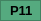
    <widget class="QFrame" name="frame_32">
     <property name="geometry">
      <rect>
       <x>10</x>
       <y>50</y>
       <width>41</width>
       <height>21</height>
      </rect>
     </property>
     <property name="palette">
      <palette>
       <active>
        <colorrole role="WindowText">
         <brush brushstyle="SolidPattern">
          <color alpha="255">
           <red>0</red>
           <green>0</green>
           <blue>0</blue>
          </color>
         </brush>
        </colorrole>
        <colorrole role="Button">
         <brush brushstyle="SolidPattern">
          <color alpha="255">
           <red>230</red>
           <green>0</green>
           <blue>0</blue>
          </color>
         </brush>
        </colorrole>
        <colorrole role="Light">
         <brush brushstyle="SolidPattern">
          <color alpha="255">
           <red>255</red>
           <green>90</green>
           <blue>90</blue>
          </color>
         </brush>
        </colorrole>
        <colorrole role="Midlight">
         <brush brushstyle="SolidPattern">
          <color alpha="255">
           <red>242</red>
           <green>45</green>
           <blue>45</blue>
          </color>
         </brush>
        </colorrole>
        <colorrole role="Dark">
         <brush brushstyle="SolidPattern">
          <color alpha="255">
           <red>115</red>
           <green>0</green>
           <blue>0</blue>
          </color>
         </brush>
        </colorrole>
        <colorrole role="Mid">
         <brush brushstyle="SolidPattern">
          <color alpha="255">
           <red>153</red>
           <green>0</green>
           <blue>0</blue>
          </color>
         </brush>
        </colorrole>
        <colorrole role="Text">
         <brush brushstyle="SolidPattern">
          <color alpha="255">
           <red>0</red>
           <green>0</green>
           <blue>0</blue>
          </color>
         </brush>
        </colorrole>
        <colorrole role="BrightText">
         <brush brushstyle="SolidPattern">
          <color alpha="255">
           <red>255</red>
           <green>255</green>
           <blue>255</blue>
          </color>
         </brush>
        </colorrole>
        <colorrole role="ButtonText">
         <brush brushstyle="SolidPattern">
          <color alpha="255">
           <red>0</red>
           <green>0</green>
           <blue>0</blue>
          </color>
         </brush>
        </colorrole>
        <colorrole role="Base">
         <brush brushstyle="SolidPattern">
          <color alpha="255">
           <red>255</red>
           <green>255</green>
           <blue>255</blue>
          </color>
         </brush>
        </colorrole>
        <colorrole role="Window">
         <brush brushstyle="SolidPattern">
          <color alpha="255">
           <red>230</red>
           <green>0</green>
           <blue>0</blue>
          </color>
         </brush>
        </colorrole>
        <colorrole role="Shadow">
         <brush brushstyle="SolidPattern">
          <color alpha="255">
           <red>0</red>
           <green>0</green>
           <blue>0</blue>
          </color>
         </brush>
        </colorrole>
        <colorrole role="AlternateBase">
         <brush brushstyle="SolidPattern">
          <color alpha="255">
           <red>242</red>
           <green>127</green>
           <blue>127</blue>
          </color>
         </brush>
        </colorrole>
        <colorrole role="ToolTipBase">
         <brush brushstyle="SolidPattern">
          <color alpha="255">
           <red>255</red>
           <green>255</green>
           <blue>220</blue>
          </color>
         </brush>
        </colorrole>
        <colorrole role="ToolTipText">
         <brush brushstyle="SolidPattern">
          <color alpha="255">
           <red>0</red>
           <green>0</green>
           <blue>0</blue>
          </color>
         </brush>
        </colorrole>
        <colorrole role="PlaceholderText">
         <brush brushstyle="SolidPattern">
          <color alpha="128">
           <red>0</red>
           <green>0</green>
           <blue>0</blue>
          </color>
         </brush>
        </colorrole>
       </active>
       <inactive>
        <colorrole role="WindowText">
         <brush brushstyle="SolidPattern">
          <color alpha="255">
           <red>0</red>
           <green>0</green>
           <blue>0</blue>
          </color>
         </brush>
        </colorrole>
        <colorrole role="Button">
         <brush brushstyle="SolidPattern">
          <color alpha="255">
           <red>230</red>
           <green>0</green>
           <blue>0</blue>
          </color>
         </brush>
        </colorrole>
        <colorrole role="Light">
         <brush brushstyle="SolidPattern">
          <color alpha="255">
           <red>255</red>
           <green>90</green>
           <blue>90</blue>
          </color>
         </brush>
        </colorrole>
        <colorrole role="Midlight">
         <brush brushstyle="SolidPattern">
          <color alpha="255">
           <red>242</red>
           <green>45</green>
           <blue>45</blue>
          </color>
         </brush>
        </colorrole>
        <colorrole role="Dark">
         <brush brushstyle="SolidPattern">
          <color alpha="255">
           <red>115</red>
           <green>0</green>
           <blue>0</blue>
          </color>
         </brush>
        </colorrole>
        <colorrole role="Mid">
         <brush brushstyle="SolidPattern">
          <color alpha="255">
           <red>153</red>
           <green>0</green>
           <blue>0</blue>
          </color>
         </brush>
        </colorrole>
        <colorrole role="Text">
         <brush brushstyle="SolidPattern">
          <color alpha="255">
           <red>0</red>
           <green>0</green>
           <blue>0</blue>
          </color>
         </brush>
        </colorrole>
        <colorrole role="BrightText">
         <brush brushstyle="SolidPattern">
          <color alpha="255">
           <red>255</red>
           <green>255</green>
           <blue>255</blue>
          </color>
         </brush>
        </colorrole>
        <colorrole role="ButtonText">
         <brush brushstyle="SolidPattern">
          <color alpha="255">
           <red>0</red>
           <green>0</green>
           <blue>0</blue>
          </color>
         </brush>
        </colorrole>
        <colorrole role="Base">
         <brush brushstyle="SolidPattern">
          <color alpha="255">
           <red>255</red>
           <green>255</green>
           <blue>255</blue>
          </color>
         </brush>
        </colorrole>
        <colorrole role="Window">
         <brush brushstyle="SolidPattern">
          <color alpha="255">
           <red>230</red>
           <green>0</green>
           <blue>0</blue>
          </color>
         </brush>
        </colorrole>
        <colorrole role="Shadow">
         <brush brushstyle="SolidPattern">
          <color alpha="255">
           <red>0</red>
           <green>0</green>
           <blue>0</blue>
          </color>
         </brush>
        </colorrole>
        <colorrole role="AlternateBase">
         <brush brushstyle="SolidPattern">
          <color alpha="255">
           <red>242</red>
           <green>127</green>
           <blue>127</blue>
          </color>
         </brush>
        </colorrole>
        <colorrole role="ToolTipBase">
         <brush brushstyle="SolidPattern">
          <color alpha="255">
           <red>255</red>
           <green>255</green>
           <blue>220</blue>
          </color>
         </brush>
        </colorrole>
        <colorrole role="ToolTipText">
         <brush brushstyle="SolidPattern">
          <color alpha="255">
           <red>0</red>
           <green>0</green>
           <blue>0</blue>
          </color>
         </brush>
        </colorrole>
        <colorrole role="PlaceholderText">
         <brush brushstyle="SolidPattern">
          <color alpha="128">
           <red>0</red>
           <green>0</green>
           <blue>0</blue>
          </color>
         </brush>
        </colorrole>
       </inactive>
       <disabled>
        <colorrole role="WindowText">
         <brush brushstyle="SolidPattern">
          <color alpha="255">
           <red>115</red>
           <green>0</green>
           <blue>0</blue>
          </color>
         </brush>
        </colorrole>
        <colorrole role="Button">
         <brush brushstyle="SolidPattern">
          <color alpha="255">
           <red>230</red>
           <green>0</green>
           <blue>0</blue>
          </color>
         </brush>
        </colorrole>
        <colorrole role="Light">
         <brush brushstyle="SolidPattern">
          <color alpha="255">
           <red>255</red>
           <green>90</green>
           <blue>90</blue>
          </color>
         </brush>
        </colorrole>
        <colorrole role="Midlight">
         <brush brushstyle="SolidPattern">
          <color alpha="255">
           <red>242</red>
           <green>45</green>
           <blue>45</blue>
          </color>
         </brush>
        </colorrole>
        <colorrole role="Dark">
         <brush brushstyle="SolidPattern">
          <color alpha="255">
           <red>115</red>
           <green>0</green>
           <blue>0</blue>
          </color>
         </brush>
        </colorrole>
        <colorrole role="Mid">
         <brush brushstyle="SolidPattern">
          <color alpha="255">
           <red>153</red>
           <green>0</green>
           <blue>0</blue>
          </color>
         </brush>
        </colorrole>
        <colorrole role="Text">
         <brush brushstyle="SolidPattern">
          <color alpha="255">
           <red>115</red>
           <green>0</green>
           <blue>0</blue>
          </color>
         </brush>
        </colorrole>
        <colorrole role="BrightText">
         <brush brushstyle="SolidPattern">
          <color alpha="255">
           <red>255</red>
           <green>255</green>
           <blue>255</blue>
          </color>
         </brush>
        </colorrole>
        <colorrole role="ButtonText">
         <brush brushstyle="SolidPattern">
          <color alpha="255">
           <red>115</red>
           <green>0</green>
           <blue>0</blue>
          </color>
         </brush>
        </colorrole>
        <colorrole role="Base">
         <brush brushstyle="SolidPattern">
          <color alpha="255">
           <red>230</red>
           <green>0</green>
           <blue>0</blue>
          </color>
         </brush>
        </colorrole>
        <colorrole role="Window">
         <brush brushstyle="SolidPattern">
          <color alpha="255">
           <red>230</red>
           <green>0</green>
           <blue>0</blue>
          </color>
         </brush>
        </colorrole>
        <colorrole role="Shadow">
         <brush brushstyle="SolidPattern">
          <color alpha="255">
           <red>0</red>
           <green>0</green>
           <blue>0</blue>
          </color>
         </brush>
        </colorrole>
        <colorrole role="AlternateBase">
         <brush brushstyle="SolidPattern">
          <color alpha="255">
           <red>230</red>
           <green>0</green>
           <blue>0</blue>
          </color>
         </brush>
        </colorrole>
        <colorrole role="ToolTipBase">
         <brush brushstyle="SolidPattern">
          <color alpha="255">
           <red>255</red>
           <green>255</green>
           <blue>220</blue>
          </color>
         </brush>
        </colorrole>
        <colorrole role="ToolTipText">
         <brush brushstyle="SolidPattern">
          <color alpha="255">
           <red>0</red>
           <green>0</green>
           <blue>0</blue>
          </color>
         </brush>
        </colorrole>
        <colorrole role="PlaceholderText">
         <brush brushstyle="SolidPattern">
          <color alpha="128">
           <red>0</red>
           <green>0</green>
           <blue>0</blue>
          </color>
         </brush>
        </colorrole>
       </disabled>
      </palette>
     </property>
     <property name="autoFillBackground">
      <bool>true</bool>
     </property>
     <property name="frameShape">
      <enum>QFrame::StyledPanel</enum>
     </property>
     <property name="frameShadow">
      <enum>QFrame::Raised</enum>
     </property>
     <widget class="QLabel" name="label_27">
      <property name="geometry">
       <rect>
        <x>10</x>
        <y>2</y>
        <width>51</width>
        <height>16</height>
       </rect>
      </property>
      <property name="font">
       <font>
        <pointsize>10</pointsize>
        <weight>75</weight>
        <bold>true</bold>
       </font>
      </property>
      <property name="text">
       <string>P11</string>
      </property>
     </widget>
     <widget class="QFrame" name="frame_19">
      <property name="geometry">
       <rect>
        <x>0</x>
        <y>0</y>
        <width>41</width>
        <height>21</height>
       </rect>
      </property>
      <property name="palette">
       <palette>
        <active>
         <colorrole role="WindowText">
          <brush brushstyle="SolidPattern">
           <color alpha="255">
            <red>0</red>
            <green>0</green>
            <blue>0</blue>
           </color>
          </brush>
         </colorrole>
         <colorrole role="Button">
          <brush brushstyle="SolidPattern">
           <color alpha="255">
            <red>85</red>
            <green>170</green>
            <blue>127</blue>
           </color>
          </brush>
         </colorrole>
         <colorrole role="Light">
          <brush brushstyle="SolidPattern">
           <color alpha="255">
            <red>127</red>
            <green>255</green>
            <blue>191</blue>
           </color>
          </brush>
         </colorrole>
         <colorrole role="Midlight">
          <brush brushstyle="SolidPattern">
           <color alpha="255">
            <red>106</red>
            <green>212</green>
            <blue>159</blue>
           </color>
          </brush>
         </colorrole>
         <colorrole role="Dark">
          <brush brushstyle="SolidPattern">
           <color alpha="255">
            <red>42</red>
            <green>85</green>
            <blue>63</blue>
           </color>
          </brush>
         </colorrole>
         <colorrole role="Mid">
          <brush brushstyle="SolidPattern">
           <color alpha="255">
            <red>56</red>
            <green>113</green>
            <blue>84</blue>
           </color>
          </brush>
         </colorrole>
         <colorrole role="Text">
          <brush brushstyle="SolidPattern">
           <color alpha="255">
            <red>0</red>
            <green>0</green>
            <blue>0</blue>
           </color>
          </brush>
         </colorrole>
         <colorrole role="BrightText">
          <brush brushstyle="SolidPattern">
           <color alpha="255">
            <red>255</red>
            <green>255</green>
            <blue>255</blue>
           </color>
          </brush>
         </colorrole>
         <colorrole role="ButtonText">
          <brush brushstyle="SolidPattern">
           <color alpha="255">
            <red>0</red>
            <green>0</green>
            <blue>0</blue>
           </color>
          </brush>
         </colorrole>
         <colorrole role="Base">
          <brush brushstyle="SolidPattern">
           <color alpha="255">
            <red>255</red>
            <green>255</green>
            <blue>255</blue>
           </color>
          </brush>
         </colorrole>
         <colorrole role="Window">
          <brush brushstyle="SolidPattern">
           <color alpha="255">
            <red>85</red>
            <green>170</green>
            <blue>127</blue>
           </color>
          </brush>
         </colorrole>
         <colorrole role="Shadow">
          <brush brushstyle="SolidPattern">
           <color alpha="255">
            <red>0</red>
            <green>0</green>
            <blue>0</blue>
           </color>
          </brush>
         </colorrole>
         <colorrole role="AlternateBase">
          <brush brushstyle="SolidPattern">
           <color alpha="255">
            <red>170</red>
            <green>212</green>
            <blue>191</blue>
           </color>
          </brush>
         </colorrole>
         <colorrole role="ToolTipBase">
          <brush brushstyle="SolidPattern">
           <color alpha="255">
            <red>255</red>
            <green>255</green>
            <blue>220</blue>
           </color>
          </brush>
         </colorrole>
         <colorrole role="ToolTipText">
          <brush brushstyle="SolidPattern">
           <color alpha="255">
            <red>0</red>
            <green>0</green>
            <blue>0</blue>
           </color>
          </brush>
         </colorrole>
         <colorrole role="PlaceholderText">
          <brush brushstyle="SolidPattern">
           <color alpha="128">
            <red>0</red>
            <green>0</green>
            <blue>0</blue>
           </color>
          </brush>
         </colorrole>
        </active>
        <inactive>
         <colorrole role="WindowText">
          <brush brushstyle="SolidPattern">
           <color alpha="255">
            <red>0</red>
            <green>0</green>
            <blue>0</blue>
           </color>
          </brush>
         </colorrole>
         <colorrole role="Button">
          <brush brushstyle="SolidPattern">
           <color alpha="255">
            <red>85</red>
            <green>170</green>
            <blue>127</blue>
           </color>
          </brush>
         </colorrole>
         <colorrole role="Light">
          <brush brushstyle="SolidPattern">
           <color alpha="255">
            <red>127</red>
            <green>255</green>
            <blue>191</blue>
           </color>
          </brush>
         </colorrole>
         <colorrole role="Midlight">
          <brush brushstyle="SolidPattern">
           <color alpha="255">
            <red>106</red>
            <green>212</green>
            <blue>159</blue>
           </color>
          </brush>
         </colorrole>
         <colorrole role="Dark">
          <brush brushstyle="SolidPattern">
           <color alpha="255">
            <red>42</red>
            <green>85</green>
            <blue>63</blue>
           </color>
          </brush>
         </colorrole>
         <colorrole role="Mid">
          <brush brushstyle="SolidPattern">
           <color alpha="255">
            <red>56</red>
            <green>113</green>
            <blue>84</blue>
           </color>
          </brush>
         </colorrole>
         <colorrole role="Text">
          <brush brushstyle="SolidPattern">
           <color alpha="255">
            <red>0</red>
            <green>0</green>
            <blue>0</blue>
           </color>
          </brush>
         </colorrole>
         <colorrole role="BrightText">
          <brush brushstyle="SolidPattern">
           <color alpha="255">
            <red>255</red>
            <green>255</green>
            <blue>255</blue>
           </color>
          </brush>
         </colorrole>
         <colorrole role="ButtonText">
          <brush brushstyle="SolidPattern">
           <color alpha="255">
            <red>0</red>
            <green>0</green>
            <blue>0</blue>
           </color>
          </brush>
         </colorrole>
         <colorrole role="Base">
          <brush brushstyle="SolidPattern">
           <color alpha="255">
            <red>255</red>
            <green>255</green>
            <blue>255</blue>
           </color>
          </brush>
         </colorrole>
         <colorrole role="Window">
          <brush brushstyle="SolidPattern">
           <color alpha="255">
            <red>85</red>
            <green>170</green>
            <blue>127</blue>
           </color>
          </brush>
         </colorrole>
         <colorrole role="Shadow">
          <brush brushstyle="SolidPattern">
           <color alpha="255">
            <red>0</red>
            <green>0</green>
            <blue>0</blue>
           </color>
          </brush>
         </colorrole>
         <colorrole role="AlternateBase">
          <brush brushstyle="SolidPattern">
           <color alpha="255">
            <red>170</red>
            <green>212</green>
            <blue>191</blue>
           </color>
          </brush>
         </colorrole>
         <colorrole role="ToolTipBase">
          <brush brushstyle="SolidPattern">
           <color alpha="255">
            <red>255</red>
            <green>255</green>
            <blue>220</blue>
           </color>
          </brush>
         </colorrole>
         <colorrole role="ToolTipText">
          <brush brushstyle="SolidPattern">
           <color alpha="255">
            <red>0</red>
            <green>0</green>
            <blue>0</blue>
           </color>
          </brush>
         </colorrole>
         <colorrole role="PlaceholderText">
          <brush brushstyle="SolidPattern">
           <color alpha="128">
            <red>0</red>
            <green>0</green>
            <blue>0</blue>
           </color>
          </brush>
         </colorrole>
        </inactive>
        <disabled>
         <colorrole role="WindowText">
          <brush brushstyle="SolidPattern">
           <color alpha="255">
            <red>42</red>
            <green>85</green>
            <blue>63</blue>
           </color>
          </brush>
         </colorrole>
         <colorrole role="Button">
          <brush brushstyle="SolidPattern">
           <color alpha="255">
            <red>85</red>
            <green>170</green>
            <blue>127</blue>
           </color>
          </brush>
         </colorrole>
         <colorrole role="Light">
          <brush brushstyle="SolidPattern">
           <color alpha="255">
            <red>127</red>
            <green>255</green>
            <blue>191</blue>
           </color>
          </brush>
         </colorrole>
         <colorrole role="Midlight">
          <brush brushstyle="SolidPattern">
           <color alpha="255">
            <red>106</red>
            <green>212</green>
            <blue>159</blue>
           </color>
          </brush>
         </colorrole>
         <colorrole role="Dark">
          <brush brushstyle="SolidPattern">
           <color alpha="255">
            <red>42</red>
            <green>85</green>
            <blue>63</blue>
           </color>
          </brush>
         </colorrole>
         <colorrole role="Mid">
          <brush brushstyle="SolidPattern">
           <color alpha="255">
            <red>56</red>
            <green>113</green>
            <blue>84</blue>
           </color>
          </brush>
         </colorrole>
         <colorrole role="Text">
          <brush brushstyle="SolidPattern">
           <color alpha="255">
            <red>42</red>
            <green>85</green>
            <blue>63</blue>
           </color>
          </brush>
         </colorrole>
         <colorrole role="BrightText">
          <brush brushstyle="SolidPattern">
           <color alpha="255">
            <red>255</red>
            <green>255</green>
            <blue>255</blue>
           </color>
          </brush>
         </colorrole>
         <colorrole role="ButtonText">
          <brush brushstyle="SolidPattern">
           <color alpha="255">
            <red>42</red>
            <green>85</green>
            <blue>63</blue>
           </color>
          </brush>
         </colorrole>
         <colorrole role="Base">
          <brush brushstyle="SolidPattern">
           <color alpha="255">
            <red>85</red>
            <green>170</green>
            <blue>127</blue>
           </color>
          </brush>
         </colorrole>
         <colorrole role="Window">
          <brush brushstyle="SolidPattern">
           <color alpha="255">
            <red>85</red>
            <green>170</green>
            <blue>127</blue>
           </color>
          </brush>
         </colorrole>
         <colorrole role="Shadow">
          <brush brushstyle="SolidPattern">
           <color alpha="255">
            <red>0</red>
            <green>0</green>
            <blue>0</blue>
           </color>
          </brush>
         </colorrole>
         <colorrole role="AlternateBase">
          <brush brushstyle="SolidPattern">
           <color alpha="255">
            <red>85</red>
            <green>170</green>
            <blue>127</blue>
           </color>
          </brush>
         </colorrole>
         <colorrole role="ToolTipBase">
          <brush brushstyle="SolidPattern">
           <color alpha="255">
            <red>255</red>
            <green>255</green>
            <blue>220</blue>
           </color>
          </brush>
         </colorrole>
         <colorrole role="ToolTipText">
          <brush brushstyle="SolidPattern">
           <color alpha="255">
            <red>0</red>
            <green>0</green>
            <blue>0</blue>
           </color>
          </brush>
         </colorrole>
         <colorrole role="PlaceholderText">
          <brush brushstyle="SolidPattern">
           <color alpha="128">
            <red>0</red>
            <green>0</green>
            <blue>0</blue>
           </color>
          </brush>
         </colorrole>
        </disabled>
       </palette>
      </property>
      <property name="autoFillBackground">
       <bool>true</bool>
      </property>
      <property name="frameShape">
       <enum>QFrame::StyledPanel</enum>
      </property>
      <property name="frameShadow">
       <enum>QFrame::Raised</enum>
      </property>
      <widget class="QLabel" name="label_19">
       <property name="geometry">
        <rect>
         <x>10</x>
         <y>2</y>
         <width>51</width>
         <height>16</height>
        </rect>
       </property>
       <property name="font">
        <font>
         <pointsize>10</pointsize>
         <weight>75</weight>
         <bold>true</bold>
        </font>
       </property>
       <property name="text">
        <string>P11</string>
       </property>
      </widget>
     </widget>
    </widget>
